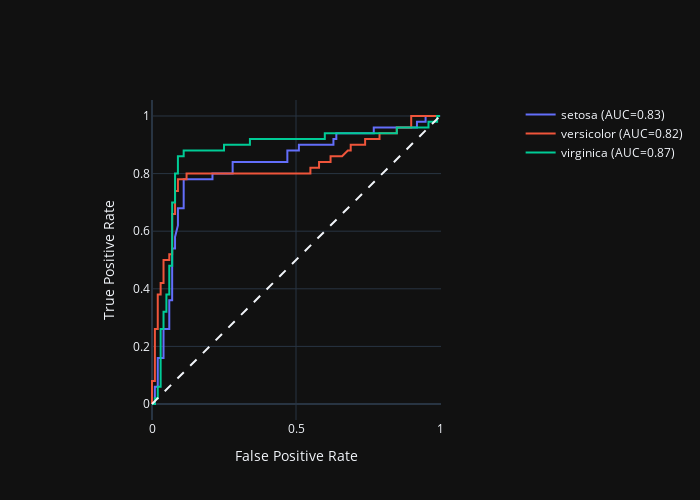

Write notebook code for a chart like this one.
### Code cell
fig.update_layout(
    xaxis_title='False Positive Rate',
    yaxis_title='True Positive Rate',
    yaxis=dict(scaleanchor="x", scaleratio=1),
    xaxis=dict(constrain='domain'),
    width=700, height=500
)
fig.show()
